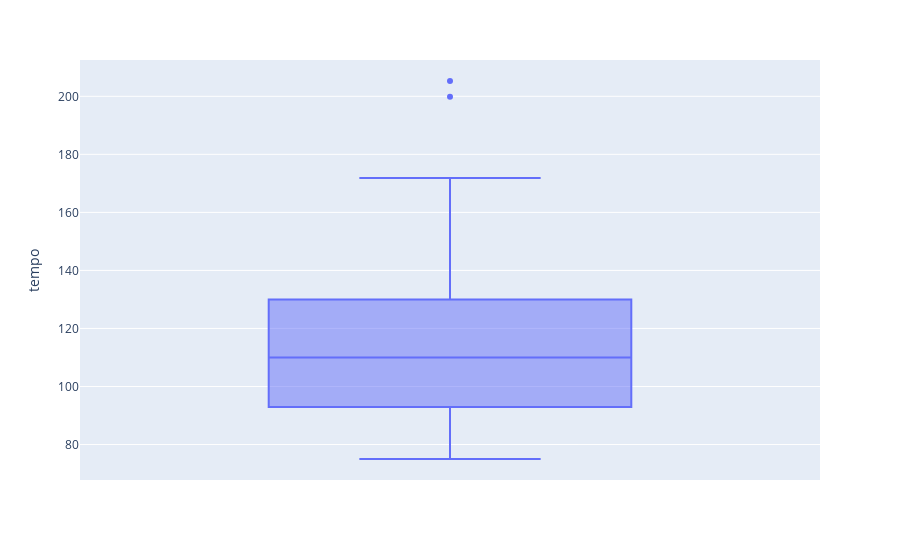

Notebook cell for this chart:
### Markdown cell above
# Fast or Slow?

### Code cell
fig = px.box(my_songs, y="tempo")
fig.show()

### Figure 1 — Plotly figure (JSON) as saved in the notebook; plotly's stock layout.template omitted (floating-point values rounded to 4 significant figures)
{"data": [{"alignmentgroup": "True", "hovertemplate": "tempo=%{y}<extra></extra>", "legendgroup": "", "marker": {"color": "#636efa"}, "name": "", "notched": false, "offsetgroup": "", "orientation": "v", "showlegend": false, "type": "box", "x0": " ", "xaxis": "x", "y": [137.1, 91.02, 120.0, 102.8, 108.0, 77.04, 103.0, 91.97, 75.8, 92.06, 123.9, 95.05, 78.45, 75.01, 95.02, 128.0, 109.9, 76.83, 75.09, 127.2, 102.2, 116.0, 136.9, 99.05, 171.8, 205.3, 149.9, 121.0, 95.01, 126.7, 160.0, 89.91, 110.6, 110.0, 82.0, 116.9, 121.1, 100.0, 147.0, 158.0, 130.0, 147.9, 171.0, 128.0, 92.96, 199.8, 145.0, 103.0, 100.4, 85.0], "y0": " ", "yaxis": "y"}], "layout": {"boxmode": "group", "legend": {"tracegroupgap": 0}, "margin": {"t": 60}, "xaxis": {"anchor": "y", "domain": [0, 1]}, "yaxis": {"anchor": "x", "domain": [0, 1], "title": {"text": "tempo"}}}}
